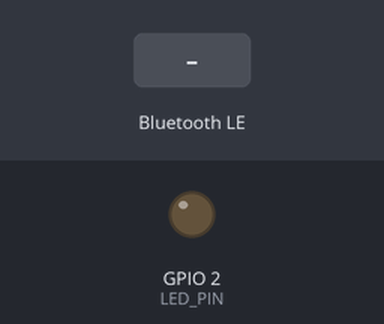
The sketch below on a simulated ESP32. Parts: output pins drawn as LEDs (lit = HIGH). The test bench sets the inputs (shaded band). Nothing arrives over Bluetooth unless stated; a phone connects over Bluetooth LE 3 s after start; what the sketch prints to the serial monitor is not drawn.

Above: at 3.4 s.
3.5 s: Bluetooth LE write "1" received
At 5.0 s:
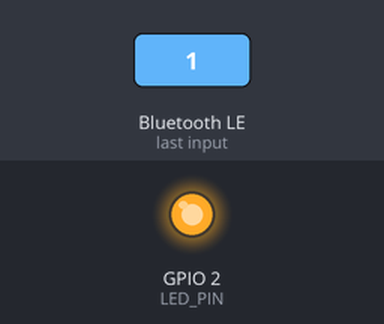
Timing chart, 0 to 6.5 s (numbered marks = the images above; inputs shaded):
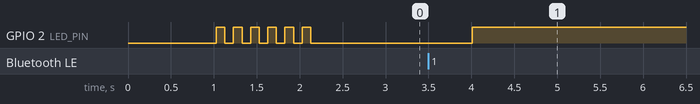

The sketch:

esp32-printer-bridge.ino
```cpp
// ManeMess ESP32 BLE-to-Serial Printer Bridge

#include <BLEDevice.h>
#include <BLEServer.h>
#include <BLEUtils.h>
#include <BLE2902.h>

#define SERVICE_UUID        "6e400001-b5a3-f393-e0a9-e50e24dcca9e"
#define CHAR_RX_UUID        "6e400002-b5a3-f393-e0a9-e50e24dcca9e"
#define CHAR_TX_UUID        "6e400003-b5a3-f393-e0a9-e50e24dcca9e"

#define PRINTER_BAUD        9600
#define PRINTER_TX_PIN      17
#define PRINTER_RX_PIN      16
#define LED_PIN             2

bool deviceConnected = false;
BLECharacteristic *pTxCharacteristic;

class ServerCallbacks : public BLEServerCallbacks {
    void onConnect(BLEServer *pServer) {
        deviceConnected = true;
        digitalWrite(LED_PIN, HIGH);
        Serial.println("BLE client connected");
    }

    void onDisconnect(BLEServer *pServer) {
        deviceConnected = false;
        digitalWrite(LED_PIN, LOW);
        Serial.println("BLE client disconnected, restarting ads");
        pServer->startAdvertising();
    }
};

class RxCallbacks : public BLECharacteristicCallbacks {
    void onWrite(BLECharacteristic *pCharacteristic) {
        String value = pCharacteristic->getValue();
        if (value.length() > 0) {
            Serial2.write((uint8_t *)value.c_str(), value.length());
            Serial.printf("Forwarded %d bytes to printer\n", value.length());
        }
    }
};

void setup() {
    Serial.begin(115200);
    delay(1000);
    Serial.println("\n\n=== ManeMess Printer Bridge ===");

    Serial2.begin(PRINTER_BAUD, SERIAL_8N1, PRINTER_RX_PIN, PRINTER_TX_PIN);
    Serial.println("[OK] Serial2 started");

    pinMode(LED_PIN, OUTPUT);
    digitalWrite(LED_PIN, LOW);

    Serial.println("[..] Initializing BLE...");
    BLEDevice::init("ManeMess-Printer");
    Serial.println("[OK] BLEDevice::init done");

    Serial.printf("[OK] BLE address: %s\n", BLEDevice::getAddress().toString().c_str());

    BLEDevice::setMTU(512);
    Serial.println("[OK] MTU set to 512");

    BLEServer *pServer = BLEDevice::createServer();
    pServer->setCallbacks(new ServerCallbacks());
    Serial.println("[OK] BLE server created");

    BLEService *pService = pServer->createService(SERVICE_UUID);
    Serial.println("[OK] BLE service created");

    pTxCharacteristic = pService->createCharacteristic(
        CHAR_TX_UUID,
        BLECharacteristic::PROPERTY_NOTIFY
    );
    pTxCharacteristic->addDescriptor(new BLE2902());
    Serial.println("[OK] TX characteristic created");

    BLECharacteristic *pRxCharacteristic = pService->createCharacteristic(
        CHAR_RX_UUID,
        BLECharacteristic::PROPERTY_WRITE | BLECharacteristic::PROPERTY_WRITE_NR
    );
    pRxCharacteristic->setCallbacks(new RxCallbacks());
    Serial.println("[OK] RX characteristic created");

    pService->start();
    Serial.println("[OK] BLE service started");

    BLEAdvertising *pAdvertising = BLEDevice::getAdvertising();
    pAdvertising->addServiceUUID(SERVICE_UUID);
    pAdvertising->setScanResponse(true);
    pAdvertising->setMinPreferred(0x06);
    pAdvertising->setMaxPreferred(0x12);
    pAdvertising->start();
    Serial.println("[OK] BLE advertising started");

    Serial.println("\n=== READY — Scan for 'ManeMess-Printer' in Chrome ===\n");

    for (int i = 0; i < 6; i++) {
        digitalWrite(LED_PIN, HIGH);
        delay(100);
        digitalWrite(LED_PIN, LOW);
        delay(100);
    }
}

void loop() {
    delay(2000);
    if (!deviceConnected) {
        digitalWrite(LED_PIN, !digitalRead(LED_PIN));
    }
}
```
